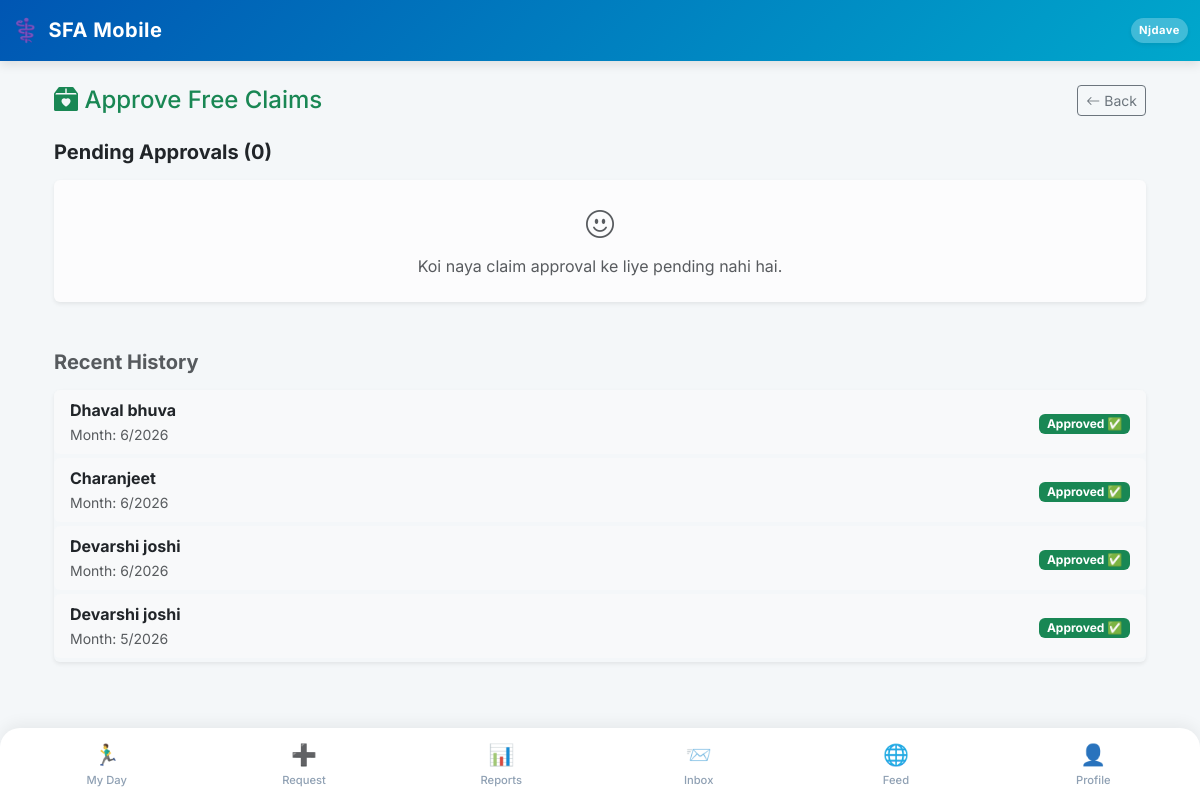
Page /reports/approve-free-claims/ (signed in) on the committed database.
### SFA/models.py (models this page shows, shortened)
class Employee(models.Model):
    user = models.OneToOneField(User, on_delete=models.CASCADE, null=True, blank=True)
    company = models.ForeignKey(Company, on_delete=models.PROTECT, related_name='employees') # Already Correct
    DESIGNATION_CHOICES = [
        ('MR', 'Medical Representative'),
        ('ABM', 'Area Business Manager'),
        ('RBM', 'Regional Business Manager'),
        ('ZBM', 'Zonal Business Manager'),
        ('NSM', 'National Sales Manager'),
        ('Admin', 'System Administrator'),
    ]
    name = models.CharField(max_length=100)
    employee_code = models.CharField(max_length=50) # 🌟 FIX: unique=True HATA DIYA HAI
    designation = models.CharField(max_length=5, choices=DESIGNATION_CHOICES, default='MR')
    manager = models.ForeignKey('self', on_delete=models.SET_NULL, null=True, blank=True, related_name='subordinates')
    headquarter = models.ForeignKey(Territory, on_delete=models.SET_NULL, null=True, blank=True)
    phone = models.CharField(max_length=15)
    joining_date = models.DateField(default=timezone.now, help_text="Employee ki company join karne ki date. DCR calendar is date se aage hi banega, pehle ka nahi.")
    photo = models.ImageField(upload_to='employee_photos/', blank=True, null=True, help_text="Employee ki profile photo")
    address = models.TextField(blank=True, null=True, help_text="Employee ka home address")
    is_active = models.BooleanField(default=True, help_text="False matlab ye employee company chhod chuka hai ya inactive hai.")
    leaving_date = models.DateField(null=True, blank=True, help_text="Employee ke company chhodne ki tareekh.")
    dob = models.DateField(null=True, blank=True, verbose_name="Date of Birth")
    anniversary = models.DateField(null=True, blank=True, verbose_name="Marriage Anniversary")
    blood_group = models.CharField(max_length=10, blank=True, null=True)
    emergency_contact = models.CharField(max_length=15, blank=True, null=True)
    permanent_address = models.TextField(blank=True, null=True)
    father_name = models.CharField(max_length=100, blank=True, null=True)
    father_dob = models.DateField(null=True, blank=True)
    father_mobile = models.CharField(max_length=15, blank=True, null=True)
    father_occupation = models.CharField(max_length=100, blank=True, null=True)
    mother_name = models.CharField(max_length=100, blank=True, null=True)
    mother_dob = models.DateField(null=True, blank=True)
    mother_mobile = models.CharField(max_length=15, blank=True, null=True)
    mother_occupation = models.CharField(max_length=100, blank=True, null=True)
    spouse_name = models.CharField(max_length=100, blank=True, null=True)
    spouse_dob = models.DateField(null=True, blank=True)
    spouse_mobile = models.CharField(max_length=15, blank=True, null=True)
    spouse_occupation = models.CharField(max_length=100, blank=True, null=True)
    child1_name = models.CharField(max_length=100, blank=True, null=True)
    child1_dob = models.DateField(null=True, blank=True)
    child2_name = models.CharField(max_length=100, blank=True, null=True)
    child2_dob = models.DateField(null=True, blank=True)
    EMPLOYMENT_STATUS_CHOICES = [
        ('active', 'Active'),
        ('resigned', 'Resigned'),
        ('retired', 'Retired'),
        ('transferred', 'Transferred'),
        ('terminated', 'Terminated'),
        ('vacant', 'Vacant (Placeholder)'),   # 🌟 Dummy employee jab tak naya MR na aaye
        ('archived', 'Archived (Old Dummy)'), # 🌟 Dummy jiska kaam ho gaya, naye employee ko sab de diya
    ]
    employment_status = models.CharField(
        max_length=15, choices=EMPLOYMENT_STATUS_CHOICES, default='active',
        help_text="is_active sirf access/login control karta hai; ye field WAJAH/reason batata hai."
    )
    is_placeholder = models.BooleanField(
        default=False,
        help_text="True = ye ek 'Vacant_<HQ>' dummy employee hai, asli insaan nahi. Joint Work me normal employee jaisa hi treat hota hai (use individual hi maana jayega)."
    )
    class Meta:
        unique_together = ('company', 'employee_code')

class FreeQtyClaimMaster(models.Model):
    STATUS_CHOICES = [
        ('Draft', 'Draft'),
        ('Pending_Manager', 'Pending Manager Approval'),
        ('Pending_Admin', 'Pending Admin Approval'),
        ('Approved', 'Approved'),
        ('Rejected', 'Rejected')
    ]
    employee = models.ForeignKey('Employee', on_delete=models.CASCADE, related_name='free_claims')
    stockist = models.ForeignKey(Stockist, on_delete=models.CASCADE, null=True, blank=True)
    month = models.IntegerField()
    year = models.IntegerField()
    status = models.CharField(max_length=25, choices=STATUS_CHOICES, default='Draft')
    approved_by_managers = models.JSONField(default=list, blank=True)
    manager_remark = models.TextField(blank=True, null=True)
    admin_remark = models.TextField(blank=True, null=True)
    created_at = models.DateTimeField(auto_now_add=True)
    updated_at = models.DateTimeField(auto_now=True)
    class Meta:
        unique_together = ('employee', 'stockist', 'month', 'year')

### SFA/views/reports_promo.py (the view, shortened to what this page needs)
# urls.py: path('reports/approve-free-claims/', approve_free_claims_view, name='approve_free_claims'),
@employee_required
def approve_free_claims_view(request, employee):
    if employee.designation == 'MR':
        messages.error(request, "You do not have permission to access this page.")
        return redirect('request_hub')
    if employee.designation == 'Admin':
        pending_claims = FreeQtyClaimMaster.objects.filter(employee__company=employee.company, status='Pending_Admin').order_by('-created_at')
        history_claims = FreeQtyClaimMaster.objects.filter(employee__company=employee.company, status__in=['Approved', 'Rejected']).order_by('-updated_at')[:50]
    else:
        team = get_full_team_employees(employee).exclude(id=employee.id)
        pending_claims = FreeQtyClaimMaster.objects.filter(status='Pending_Manager', employee__in=team).order_by('-created_at')
        history_claims = FreeQtyClaimMaster.objects.filter(status__in=['Approved', 'Rejected', 'Pending_Admin'], employee__in=team).order_by('-updated_at')[:50]
    return render(request, 'approve_free_claims.html', {'pending_claims': pending_claims, 'history_claims': history_claims, 'is_admin': employee.designation == 'Admin'})

### SFA/context_processors.py (called while the page is built)
def notification_counts(request):
    if request.user.is_authenticated and hasattr(request.user, 'employee'):
        employee = request.user.employee
        cache_key = f'nav_counts_{employee.id}'
        counts = cache.get(cache_key)
        if counts is None:
            counts = {
                'unread_notif_count': SystemNotification.objects.filter(employee=employee, is_read=False).count(),
                'unread_msg_count': InternalMessage.objects.filter(receiver=employee, is_read=False).count(),
            }
            cache.set(cache_key, counts, 60) # 60 seconds cache timeout
        return counts
    return {
        'unread_notif_count': 0,
        'unread_msg_count': 0,
    }

### SFA/services/team.py (called while the page is built)
def get_full_team_employees(employee, include_inactive=False):
    team_ids = {employee.id}
    managers_to_check = [employee.id]
    while managers_to_check:
        subs_qs = Employee.objects.filter(manager_id__in=managers_to_check)
        if not include_inactive:
            subs_qs = subs_qs.filter(is_active=True)
        subs = list(subs_qs.values_list('id', flat=True))
        if not subs:
            break
        managers_to_check = subs
        team_ids.update(subs)
    qs = Employee.objects.filter(id__in=team_ids)
    if not include_inactive:
        qs = qs.filter(is_active=True)
    return qs

### SFA/templates/approve_free_claims.html
{% extends 'base.html' %}
{% block content %}
<div class="container mt-4 mb-5">
    <div class="d-flex justify-content-between align-items-center mb-4">
        <h4 class="mb-0 text-success"><i class="bi bi-box2-heart-fill"></i> Approve Free Claims</h4>
        <a href="{% url 'request_hub' %}" class="btn btn-outline-secondary btn-sm"><i class="bi bi-arrow-left"></i> Back</a>
    </div>
    <h5 class="fw-bold mb-3">Pending Approvals ({{ pending_claims|length }})</h5>
    {% if pending_claims %}
        <div class="accordion mb-5" id="pendingAccordion">
            {% for claim in pending_claims %}
            <div class="accordion-item border-0 shadow-sm mb-3 rounded">
                <h2 class="accordion-header" id="heading{{ claim.id }}">
                    <button class="accordion-button collapsed rounded fw-bold" type="button" data-bs-toggle="collapse" data-bs-target="#collapse{{ claim.id }}">
                        {{ claim.employee.name }} ({{ claim.employee.designation }}) - {{ claim.month }}/{{ claim.year }}
                    </button>
                </h2>
                <div id="collapse{{ claim.id }}" class="accordion-collapse collapse" data-bs-parent="#pendingAccordion">
                    <div class="accordion-body bg-light">
                        <div class="table-responsive bg-white rounded shadow-sm mb-3">
                            <table class="table table-sm table-hover mb-0">
                                <thead class="table-light">
                                    <tr>
                                        <th>Stockist</th>
                                        <th>Product</th>
                                        <th class="text-center text-danger">Free Qty</th>
                                        <th class="text-end">Value</th>
                                    </tr>
                                </thead>
                                <tbody>
                                    {% for line in claim.claim_lines.all %}
                                    <tr>
                                        <td class="fw-bold small">{{ line.stockist.name }}</td>
                                        <td class="small">{{ line.product.name }}</td>
                                        <td class="text-center fw-bold text-danger">{{ line.total_free_qty }}</td>
                                        <td class="text-end fw-bold text-success">₹{{ line.claim_value }}</td>
                                    </tr>
                                    {% endfor %}
                                </tbody>
                            </table>
                        </div>
                        <form method="POST" class="d-flex align-items-center gap-2">
                            {% csrf_token %}
                            <input type="hidden" name="claim_id" value="{{ claim.id }}">
                            <input type="text" name="remark" class="form-control form-control-sm border-0 shadow-sm" placeholder="Add remark (optional)...">
                            <button type="submit" name="action" value="approve" class="btn btn-success btn-sm fw-bold px-3">
                                <i class="bi bi-check-circle"></i> Approve
                            </button>
                            <button type="submit" name="action" value="reject" class="btn btn-danger btn-sm fw-bold px-3">
                                <i class="bi bi-x-circle"></i> Reject
                            </button>
                        </form>
                    </div>
                </div>
            </div>
            {% endfor %}
        </div>
    {% else %}
        <div class="alert alert-light border-0 shadow-sm text-center py-4 mb-5 text-muted">
            <i class="bi bi-emoji-smile fs-3 d-block mb-2"></i> Koi naya claim approval ke liye pending nahi hai.
        </div>
    {% endif %}
    <h5 class="fw-bold mb-3 text-muted">Recent History</h5>
    <div class="list-group shadow-sm border-0">
        {% for claim in history_claims %}
            <div class="list-group-item d-flex justify-content-between align-items-center bg-light border-0 mb-1 rounded">
                <div>
                    <span class="fw-bold d-block">{{ claim.employee.name }}</span>
                    <small class="text-muted">Month: {{ claim.month }}/{{ claim.year }}</small>
                </div>
                <div>
                    {% if claim.status == 'Approved' %}
                        <span class="badge bg-success">Approved ✅</span>
                    {% elif claim.status == 'Rejected' %}
                        <span class="badge bg-danger">Rejected ❌</span>
                    {% else %}
                        <span class="badge bg-info text-dark">Sent to Admin ⏳</span>
                    {% endif %}
                </div>
            </div>
        {% empty %}
            <div class="text-muted small">Koi history nahi hai.</div>
        {% endfor %}
    </div>
</div>
{% endblock %}

### SFA/templates/base.html (shortened to what this page needs)
<!DOCTYPE html>
<html lang="en">
<head>
    <link href="https://cdn.jsdelivr.net/npm/bootstrap@5.3.0/dist/css/bootstrap.min.css" rel="stylesheet">
    <link href="https://cdn.jsdelivr.net/npm/bootstrap-icons@1.11.0/font/bootstrap-icons.css" rel="stylesheet">
</head>
<body>
    <nav class="navbar navbar-dark navbar-custom sticky-top">
        <div class="container-fluid py-1">
            <span class="navbar-brand mb-0 h1 d-flex align-items-center gap-2">
                <span style="font-size: 1.4rem;">⚕️</span> SFA Mobile
            </span>
            <div class="d-flex align-items-center gap-3">
                <span class="text-white fw-bold bg-white bg-opacity-25 px-2 py-1 rounded-pill shadow-sm" style="font-size: 0.70rem; letter-spacing: 0.5px;">
                    {{ request.user.employee.name|default:"Guest"|truncatechars:10 }}
                </span>
            </div>
        </div>
    </nav>
    <div class="container mt-4 mb-4">
        {% block content %}
        {% endblock %}
    </div>
    <div class="fixed-bottom bottom-nav d-flex justify-content-between align-items-center">
        {% if request.user.employee.designation != 'Admin' and request.user.employee.designation != 'System Administrator' %}
        <a href="{% url 'mr_dashboard' %}" class="nav-item {% if request.resolver_match.url_name == 'mr_dashboard' or request.resolver_match.url_name == 'day_start' or request.resolver_match.url_name == 'day_end' %}active{% endif %}">
            <span class="nav-icon">🏃‍♂️</span>My Day
        </a>
        {% endif %}
        <a href="{% url 'request_hub' %}" class="nav-item {% if request.resolver_match.url_name == 'request_hub' %}active{% endif %}">
            <span class="nav-icon">➕</span>Request
        </a>
        <a href="{% url 'view_hub' %}" class="nav-item {% if request.resolver_match.url_name == 'view_hub' or request.resolver_match.url_name == 'dcr_report' %}active{% endif %}">
            <span class="nav-icon">📊</span>Reports
        </a>
        <a href="{% url 'web_inbox' %}" class="nav-item {% if request.resolver_match.url_name == 'web_inbox' or request.resolver_match.url_name == 'web_compose' %}active{% endif %}">
            <span class="nav-icon position-relative">
                📨
            </span>Inbox
        </a>
<a href="{% url 'community_feed' %}" class="nav-item {% if request.resolver_match.url_name == 'community_feed' %}active{% endif %}">
    <span class="nav-icon">🌐</span>Feed
</a>
        <a href="{% url 'profile' %}" class="nav-item {% if request.resolver_match.url_name == 'profile' %}active{% endif %}">
            <span class="nav-icon">👤</span>Profile
        </a>
    </div>
</body>
</html>

### SFA/templates/base.html (style rules this page uses)
:root { --pharma-primary: #0056b3; --pharma-secondary: #00a8cc; --bg-light: #f4f7f9; }
body { font-family: 'Inter', sans-serif; background-color: var(--bg-light); padding-bottom: 85px; }
.navbar-custom { background: linear-gradient(135deg, var(--pharma-primary), var(--pharma-secondary)); box-shadow: 0 4px 10px rgba(0,0,0,0.1); }
.navbar-brand { font-weight: 700; letter-spacing: 0.5px; }
.bottom-nav { background-color: #ffffff; border-top-left-radius: 20px; border-top-right-radius: 20px; box-shadow: 0 -4px 15px rgba(0,0,0,0.06); padding: 5px 8px; }
.nav-item { text-align: center; flex: 1; padding: 6px 0; color: #8fa0b3; font-size: 0.70rem; font-weight: 500; text-decoration: none; border-radius: 12px; transition: all 0.3s ease; }
.nav-icon { font-size: 1.3rem; display: block; margin-bottom: 2px; filter: grayscale(20%); }

### rows in the picture
FreeQtyClaimMaster: employee.name "Dhaval bhuva", month "6", year "2026", status "Approved ✅"
FreeQtyClaimMaster: employee.name "Charanjeet", month "6", year "2026", status "Approved ✅"
FreeQtyClaimMaster: employee.name "Devarshi joshi", month "6", year "2026", status "Approved ✅"
FreeQtyClaimMaster: employee.name "Devarshi joshi", month "5", year "2026", status "Approved ✅"

### other values in the picture
{{ request.user.employee.name|default:"Guest"|truncatechars:10 }} "Njdave"
{{ pending_claims|length }} "0"
